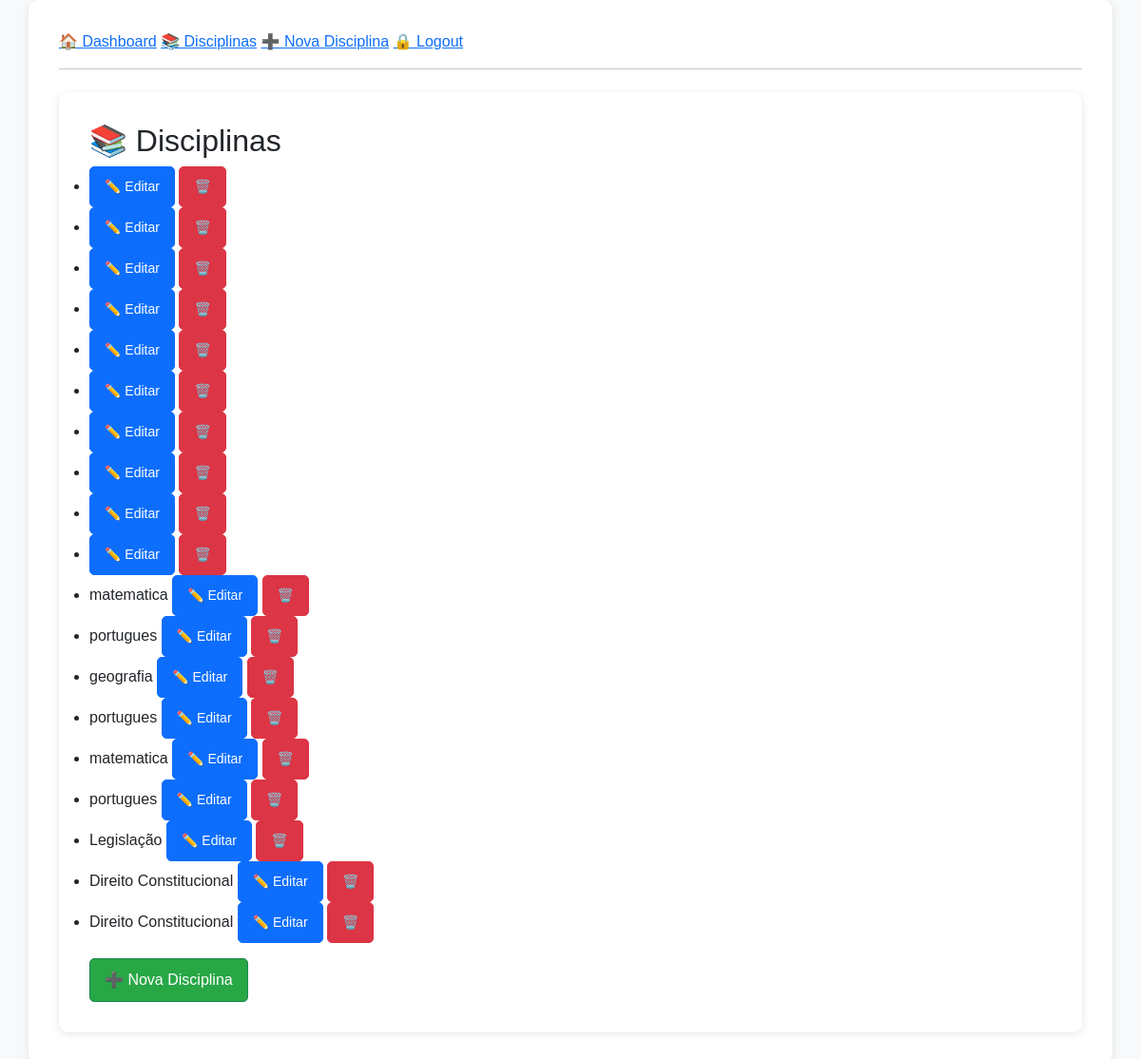
/disciplinas (signed in), run on an earlier commit of the app's database.
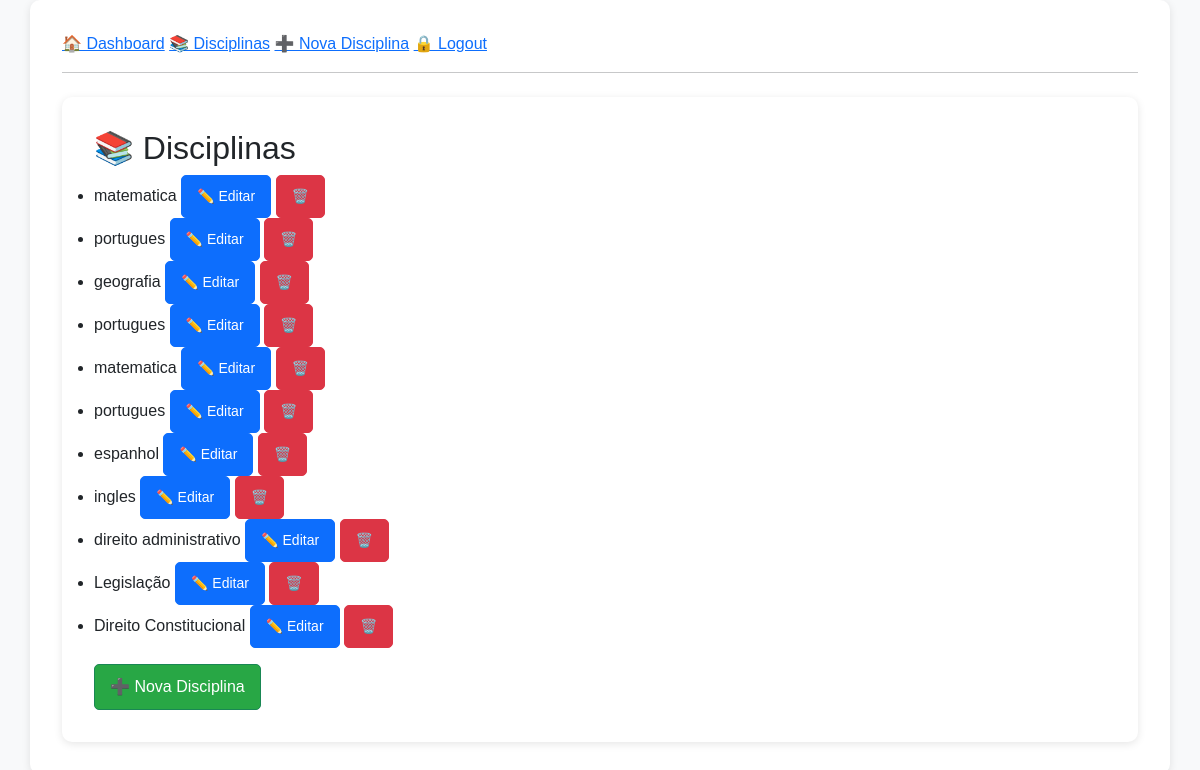
And on a later commit of the database.
### app/models.py (models this page shows)
class Disciplina(db.Model):
    id = db.Column(db.Integer, primary_key=True)
    titulo = db.Column(db.String(100), nullable=False)
    categoria = db.Column(db.String(100))
    tipo = db.Column(db.String(100))
    ordem = db.Column(db.Integer)
    descricao = db.Column(db.Text)
    link = db.Column(db.String(200))

### app/routes.py (the view)
@main.route('/disciplinas')
@login_required
def listar_disciplinas():
    disciplinas = Disciplina.query.order_by(Disciplina.ordem).all()
    return render_template('admin/listar_disciplinas.html', disciplinas=disciplinas)

### app/__init__.py (called while the page is built)
def create_app():
    app = Flask(__name__)
    app.config.from_object(Config)
    app.config['JWT_SECRET_KEY'] = 'dyu1412'
    db.init_app(app)
    migrate.init_app(app, db)  # ✅ Inicializa o Migrate corretamente
    csrf.init_app(app)
    login_manager.init_app(app)
    mail.init_app(app)
    jwt.init_app(app)
    from .models import User
    @login_manager.user_loader
    def load_user(user_id):
        return User.query.get(int(user_id))
    from .routes import main
    app.register_blueprint(main)
    from .api import api
    app.register_blueprint(api)
    csrf.exempt(api)
    return app

### app/templates/admin/listar_disciplinas.html (shortened to what this page needs)
{% extends 'base.html' %}
{% block content %}
<div class="container mt-4">
  <h2>📚 Disciplinas</h2>
  <ul class="list-group mb-3">
    {% for d in disciplinas %}
  <li>
    {{ d.titulo }}
    <a href="{{ url_for('main.editar_disciplina', id=d.id) }}" class="btn btn-sm btn-primary">✏️ Editar</a>
    <form action="{{ url_for('main.excluir_disciplina', id=d.id) }}" method="POST" style="display:inline;">
      <button type="submit" class="btn btn-sm btn-danger"
              onclick="return confirm('Tem certeza que deseja excluir esta disciplina?')">🗑️</button>
    </form>
  </li>
{% endfor %}
  </ul>
  <a href="{{ url_for('main.nova_disciplina') }}" class="btn btn-success">➕ Nova Disciplina</a>
</div>
{% endblock %}

What changed in the data, as far as the page shows it:
removed Disciplina: titulo "Direito Constitucional"
added Disciplina: titulo "espanhol"
added Disciplina: titulo "ingles"
added Disciplina: titulo "direito administrativo"
